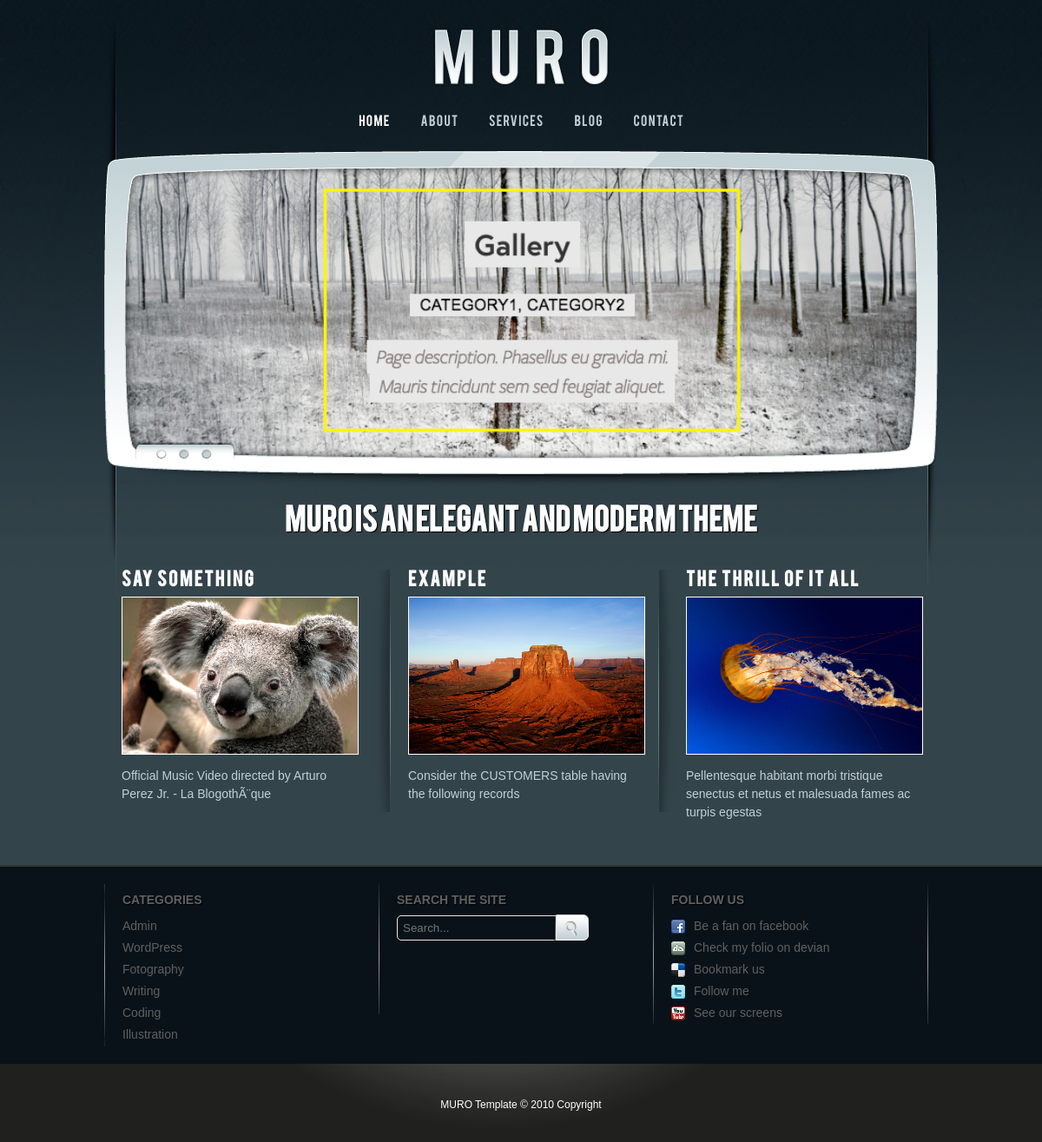
The page / on the database its author committed.
### tables this page shows
CREATE TABLE `services` (
  `id` int(100) NOT NULL,
  `title` varchar(50) NOT NULL,
  `description` varchar(150) NOT NULL,
  `photo` text NOT NULL,
  `created_date` date NOT NULL
);

### index.php (the view, shortened to what this page needs)
<?php
	include('parts/header.php');
	require ('functions/db_connect.php');
	$query = "SELECT * FROM `services` ORDER BY `created_date` DESC LIMIT 3";
    $result = $conn->query($query);
    $count =0;
?>
		<section id="slideshow">
			<div class="container">
				<div class="slideout">
					<div id="slideActive" class="slide">
						<a href="#"><img src="img/slide1.png"></a>
					</div>
					<div id="slideButton">
						<button id="activeB" onclick="slideShow(0)"></button>
						<button onclick="slideShow(1)"></button>
						<button onclick="slideShow(2)"></button>
					</div>
				</div>
			</div>
		</section>
		<section id="headline">
			<div class="container">
				<h1>MURO IS AN ELEGANT AND MODERM THEME</h1>
			</div>
		</section>
		<section id="futures">
			<div class="container">
				<?php
					while($row = $result->fetch_assoc()) {
						if($count === 0) {
				?>
				<div class="block">
					<h3><?php echo $row['title']; ?></h3>
					<img src="<?php echo str_replace("../../", "", $row['photo']); ?>">
					<p><?php echo $row['description']; ?></p>
				</div>
				<?php  }else if($count === 1) {?>
				<div class="blockMid">
					<h3><?php echo $row['title']; ?></h3>
					<img src="<?php echo str_replace("../../", "", $row['photo']); ?>">
					<p><?php echo $row['description']; ?></p>
				</div>
				<?php  } elseif ($count === 2) { ?>
				<div class="block">
					<h3><?php echo $row['title']; ?></h3>
					<img src="<?php echo str_replace("../../", "", $row['photo']); ?>">
					<p><?php echo $row['description']; ?></p>
				</div>
				<?php } $count++; } ?>
			</div>
		</section>
<?php include('parts/footer.php'); ?>

### css/main.css (style rules this page uses)
* { margin: 0; padding: 0; list-style: none; list-style: none; text-decoration: none; }
body { background: #34444b url(../img/bg.jpg) repeat-x top center; color: #fff; }
.container { position: relative; width: 960px; margin: 0 auto; }
.slideout { background: url('../img/slideshow.png') no-repeat top left; width: 100%; min-height: 390px; clear: both; z-index: 9999; }
#slideButton { width: 117px; height: 22px; background: url(../img/slideControll.png) no-repeat; position: absolute; top: 405px; left: 35px; }
#slideButton button { background: url(../img/notActive.png); width: 16px; height: 17px; border:none; margin: 5px 3px; }
#slideButton button:first-child { margin-left: 23px; }
#slideButton button#activeB { outline: none; background: url(../img/active.png); }
.slide { display: none; }
#slideActive { display: inline-block; position: absolute; z-index: -9999; right: 20px; bottom: 30px; }
#slideActive img { width: 917px; height: 341px; }
#headline { text-align: center; color: #fdfdfd; font-size: 22px; font-family: "Bebas", "Sans-serif"; text-transform: uppercase; text-shadow: #000 1px 1px 1px; margin: 20px 0px; }
#futures { overflow: hidden; clear: both; margin-top: 40px; margin-left: 10px; }
.block { width: 290px; float: left; padding-left: 10px; }
.block h3 ,.blockMid h3 { color: #fdfdfd; font-size: 20px; font-family: "Bebas", "sans-serif"; letter-spacing: 2px; margin-bottom: 10px; }
.block img, .blockMid img { width: 271px; height: 180px; border: 1px solid #fff; }
.block p,.blockMid p { width: 271px; font-family: 'Arial', "sans-serif"; color: #c2d1d5; line-height: 21px; margin: 10px 0px; font-size: 14px; }
.blockMid { background: url(../img/postDiv.png) no-repeat left; width: 310px; float: left; padding-left: 40px; }

### rows shown on the page
services: title "Say Something", photo (picture), description "Official Music Video directed by Arturo Perez Jr. - La BlogothÃ¨que"
services: title "Example", photo (picture), description "Consider the CUSTOMERS table having the following records"
services: title "The Thrill of It All", photo (picture), description "Pellentesque habitant morbi tristique senectus et netus et malesuada fames ac turpis egestas"
